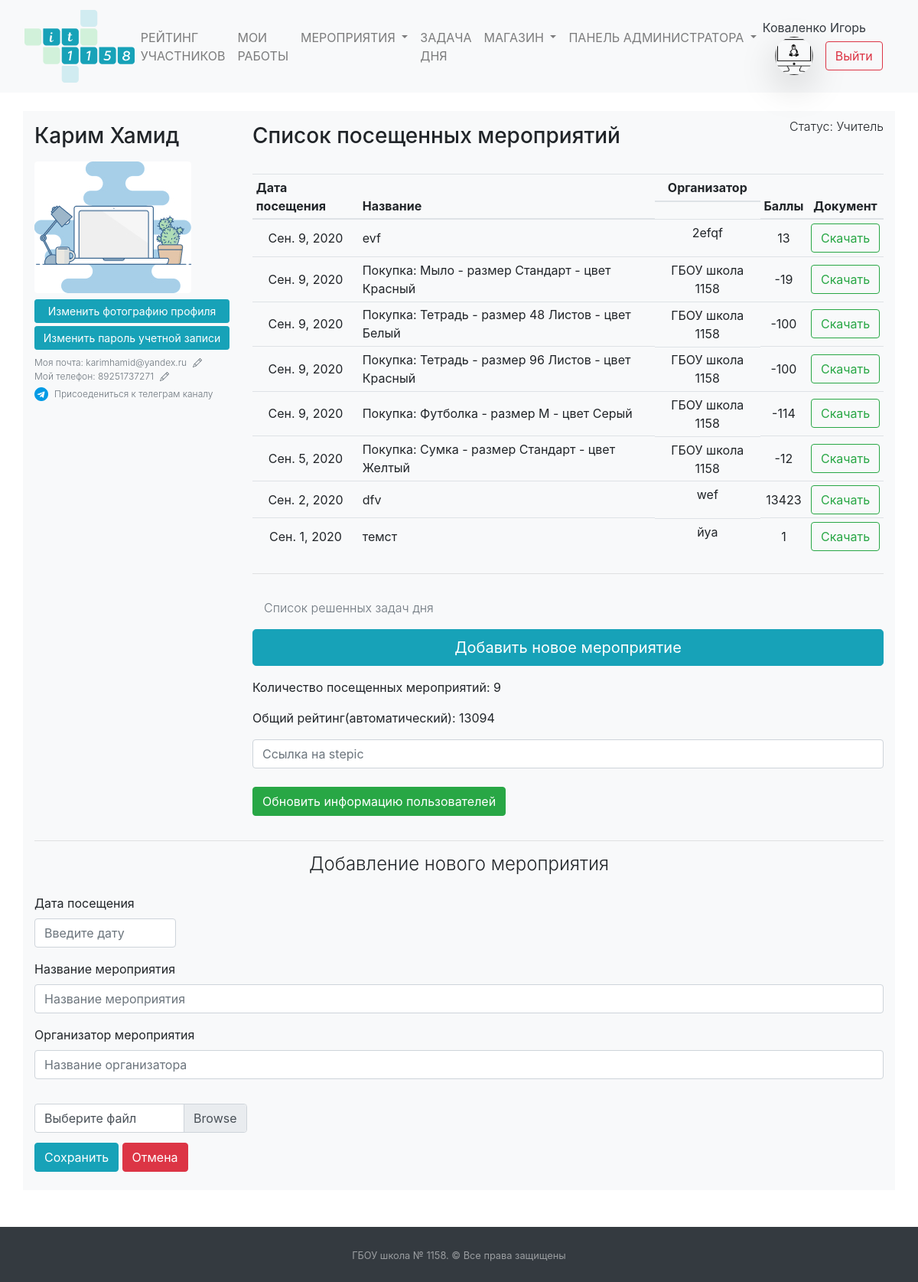
Page /25/add_events (signed in) on the committed database.
### mainapp/models.py (models this page shows, shortened)
class Puples(models.Model):
    STATUS_CHOICES = (
        ('ST10', 'Ученик 10 ИТ-класса'),
        ('ST11', 'Ученик 11 ИТ-класса'),
        ('APP', 'Кандидат в ИТ-класс'),
        ('TEACH', 'Учитель')
    )
    PROGRESS_CHOICES = (
        (0, '0'),
        (25, '25'),
        (50, '50'),
        (75, '75'),
        (100, '100'),
    )
    name = models.CharField("Имя", null=True, max_length=50)
    surname = models.CharField("Фамилия", null=True, max_length=100)
    rate = models.PositiveIntegerField("Рейтинг ученика", default=0)
    image = models.ImageField("Фотография профиля", blank=True, upload_to="puples_photo",
                              default="puples_photo/user-2.png")
    user = models.OneToOneField(User, on_delete=models.CASCADE, null=True, default='',
                                verbose_name="Связь с таблицей пользователей")
    status = models.CharField("Статуc", choices=STATUS_CHOICES, default='ST10', max_length=30)
    applicant_first_result = models.FloatField("Результат первого этапа", blank=True, default=0)
    applicant_progress = models.IntegerField(verbose_name="Прогресс", choices=PROGRESS_CHOICES, default=0, blank=True)
    email = models.EmailField(verbose_name="Email", default="")
    phone = models.CharField(max_length=12, verbose_name="Телефон", default="")
    class Meta:
        verbose_name = "Пользователи"
        verbose_name_plural = "Пользователи"

class Events(models.Model):
    date = models.DateField("Дата посещения")
    name = models.CharField("Название мероприятия", max_length=200)
    organization = models.CharField("Название организации", max_length=300)
    events = models.ForeignKey(Puples, verbose_name="Мероприятия", on_delete=models.SET_NULL, null=True)
    check = models.BooleanField(default=False)
    event_rate = models.IntegerField(default=0)
    verification_file = models.FileField(upload_to="verification_files/", null=True, verbose_name="Файл")
    class Meta:
        verbose_name = "Мероприятия"
        verbose_name_plural = "Мероприятия"

### mainapp/views.py (the view, shortened to what this page needs)
# urls.py: path("<int:pk>/add_events", AddEventView.as_view(), name="add_event"),
class AddEventView(HeaderNotificationsCounter, LoginRequiredMixin, DetailView):
    model = Puples
    pk_url_kwarg = "pk"
    template_name = "add_event/add_event.html"
    login_url = '/login/'
    def get_context_data(self, **kwargs):
        context = super().get_context_data(**kwargs)
        context['events_count'] = Events.objects.filter(events__pk=self.kwargs['pk'], check=True).count()
        context['allevents'] = filter(lambda x: not x.name.startswith("Задача дня"),
                                      Events.objects.filter(events__pk=self.kwargs['pk']).order_by('-date'))
        context['form'] = EventsForm()
        context['alldaytasks'] = filter(lambda x: x.name.startswith("Задача дня"),
                                        Events.objects.filter(events__pk=self.kwargs['pk']).order_by('-date'))
        context['rate_event'] = sum(
            map(lambda x: x.event_rate, Events.objects.filter(events__pk=self.kwargs['pk'], check=True)))
        return context
    def get(self, request, pk):
        if request.user.is_superuser or request.user.puples.pk == pk:
            return super().get(request, pk)
        return HttpResponseForbidden()

### mainapp/forms.py
class EventsForm(forms.ModelForm):
    class Meta:
        model = Events
        fields = ("date", "name", "organization", "verification_file")

### mainapp/addons_python/views_addons_classes.py (called while the page is built)
    def get_context_data(self, *, object_list=None, **kwargs):
        context = super().get_context_data(**kwargs)
        context['events_new'] = Events.objects.filter(check=False).count()
        context['applicants_count'] = Puples.objects.filter(
            status="APP").count()
        return context

### templates/add_event/add_event.html (shortened to what this page needs)
{% extends 'base.html' %}
{% block main %}
{% include 'puple_detail/puples_detail.html'%}
    <hr>
    <h4 class="text-center font-weight-light">Добавление нового мероприятия</h4>
<form class="my-4 pb-4" action="{% url 'add_event' puples.id %}" method="post" enctype="multipart/form-data">
    <div class="form-group">
        <label for="datepicker">Дата посещения</label>
        <input type="text" class="form-control col-xl-2" id="datepicker" placeholder="Введите дату" name="date"
               required>
    </div>
    <div class="form-group">
        <label for="exampleInput">Название мероприятия</label>
        <input type="text" class="form-control" id="exampleInput" placeholder="Название мероприятия" name="name"
               required>
    </div>
    <div class="form-group pb-3">
        <label for="exampleInput1">Организатор мероприятия</label>
        <input type="text" class="form-control" id="exampleInput1" placeholder="Название организатора"
               name="organization" required>
    </div>
    <div class="custom-file col-xl-3 pt-4">
        <label class="custom-file-label" for="customFile">Выберите файл</label>
    </div>
    <div>
        <button type="submit" class="btn btn-info" autofocus>Сохранить</button>
        <a class="btn btn-danger" href="/statistic/pupil/{{ puples.id }}" role="button">Отмена</a>
    </div>
</form>
</div>
{% endblock %}

### templates/base.html (shortened to what this page needs)
<!DOCTYPE html>
<html lang="ru">
{% load static %}
<head>
    <link href="{% static 'css/bootstrap.css' %}" rel="stylesheet" type="text/css">
    <link href="{% static 'css/style.css' %}" rel="stylesheet" type="text/css">
    <link href="{% static 'css/pre.css' %}" rel="stylesheet" type="text/css">
    <link href="{% static 'css/style_daytask.css' %}" rel="stylesheet" type="text/css">
    <link rel="stylesheet" href="//code.jquery.com/ui/1.12.1/themes/base/jquery-ui.css">
    <link rel="stylesheet" href="/resources/demos/style.css">
</head>
<body>
<div class="container-fuild">
    <nav class="navbar navbar-expand-lg navbar-light bg-light">
        <a href="/" class="navbar-brand">
            <img class="img-fluid mx-3"
                 width="150" height="150"
                 src="{% static '/images/logo_it_class.svg' %}"></a>
        <div class="collapse navbar-collapse" id="navbarSupportedContent">
            <ul class="navbar-nav mr-auto">
                {% if user.is_authenticated and user.puples.status != "APP" %}
                    <li class="nav-item">
                        <a class="nav-link{% block detail_active %}{% endblock %}" href="/rate">РЕЙТИНГ УЧАСТНИКОВ</a>
                    </li>
                {% endif %}
                {% if user.is_authenticated and user.puples.status != "APP" %}
                    <li class="nav-item">
                        <a class="nav-link{% block detail_active_works %}{% endblock %}" href="/works">МОИ РАБОТЫ</a>
                    </li>
                {% endif %}
                <li class="nav-item dropdown">
                    <a class="nav-link dropdown-toggle{% block detail_active_hach %}{% endblock %}" href="#"
                       id="navbarDropdown" role="button"
                       data-toggle="dropdown" aria-haspopup="true" aria-expanded="false">
                        МЕРОПРИЯТИЯ
                    </a>
                </li>
                {% if user.is_authenticated and user.puples.status != "APP" %}
                    <li class="nav-item">
                        <a class="nav-link{% block detail_active_task %}{% endblock %}" href="/daytask/">ЗАДАЧА ДНЯ</a>
                    </li>
                    <li class="nav-item dropdown">
                        <a class="nav-link {% block market_active %}{% endblock %} dropdown-toggle" href="#"
                           id="navbarDropdown" role="button"
                           data-toggle="dropdown" aria-haspopup="true" aria-expanded="false">
                            МАГАЗИН
                        </a>
                    </li>
                {% endif %}
                {% if user.is_superuser %}
                    <li class="nav-item dropdown">
                        <a class="nav-link dropdown-toggle" href="#"
                           id="navbarDropdown" role="button"
                           data-toggle="dropdown" aria-haspopup="true" aria-expanded="false">
                            ПАНЕЛЬ АДМИНИСТРАТОРА
                        </a>
                    </li>
                {% endif %}
            </ul>
            <form class="form-inline my-2 my-lg-0">
                {% if user.is_authenticated %}
                    <a class="nav-link text-dark disabled p-0"
                       href="/account/">{{ user.last_name }} {{ user.first_name }}</a>
                    <a href="/account/">
                        <img class="img-fluid mx-3 rounded-circle shadow-lg"
                             style="width: 50px; object-fit: cover; height:50px;"
                             src="{{ user.puples.image.url }}"></a>
                {% endif %}
                {% if user.username == "" %}
                    <a class="nav-link disabled" href="#">Гость</a>
                    <a class="btn btn-outline-success my-2 my-sm-0" href="/login">Войти</a>
                {% else %}
                    <a class="btn btn-outline-danger my-2 my-sm-0" href="/logout">Выйти</a>
                {% endif %}
            </form>
        </div>
    </nav>
    {% block main %}
    {% endblock %}
    <footer id="sticky-footer" class="py-4 bg-dark text-white-50 mt-5">
        <div class="container text-center">
            <small>ГБОУ школа № 1158. &copy; Все права защищены</small>
        </div>
    </footer>
</div>
</body>
</html>

### templates/puple_detail/puples_detail.html (shortened to what this page needs)
{% load crispy_forms_tags %}
{% block main %}
    {% load static %}
    {% if puples.email != "" and puples.phone != "" or user.is_superuser %}
        <div class="container-xl my-4 bg-light">
        <div class="row">
            <div class="col-12 col-xl-3 col-lg-3 col-md-3 col-sm-12">
                <h3 class="my-3">
                    {{ puples.name }} {{ puples.surname }}
                </h3>
                <img src="{{ puples.image.url }}" class="img-fluid rounded">
                <div class="row py-2">
                    <div class="col-12"><a href="/statistic/pupil/{{ puples.pk }}/img-change/"
                                           class="btn btn-block btn-info btn-sm" role="button">
                        {% if puples.image.url != "/media/puples_photo/user-2.png" %}Изменить{% else %}
                            Добавить{% endif %} фотографию
                        профиля</a></div>
                    <div class="col pt-1"><a href="/password-change/" class="btn btn-block btn-info btn-sm"
                                             role="button">Изменить
                        пароль учетной записи</a>
                    </div>
                </div>
                <p class="font-weight-light text-muted mb-0" style="font-size: 12px !important;">
                    Моя почта: <span class="puples_detail_email">{{ puples.email }}</span>
                    <a class="puples_detail_change_email__edit-pencil"
                       style="padding-left: 5px;color: CurrentColor;cursor:pointer;">
                    </a>
                </p>
                <p class="font-weight-light text-muted mb-0" style="font-size: 12px !important;">
                    Мой телефон: <span class="puples_detail_tel">{{ puples.phone }}</span>
                    <a class="puples_detail_change_tel__edit-pencil"
                       style="padding-left: 5px;color: CurrentColor;cursor:pointer;">
                    </a>
                </p>
                <a href="https://t.me/joinchat/AAAAAFJI5PL5wZKFKSr4Fw" class="navbar-brand text-muted font-weight-light"
                   style="font-size: 12px;"><img class="img-fluid mr-2"
                                                 style="width: 18px; height:18px;"
                                                 src="{% static '/images/telegram.png' %}">Присоедениться к
                    телеграм
                    каналу</a>
            </div>
            <div class="col">
                <div class="row">
                    <h3 class="pt-3 col-12 col-lg-8">
                        {% if puples.status != "APP" %}Список посещенных
                            мероприятий{% else %}
                            Вступительные испытания{% endif %}
                    </h3>
                    <p class="font-weight-light text-right mt-2 col">Статус: {{ puples.get_status_display }}</p>
                </div>
                {% if puples.status != "APP" %}
                    <table class="table table-sm text-center my-4">
                        <thead class="thead text-center">
                        <tr>
                            <th class="text-left">Дата посещения</th>
                            <th class="text-left">Название</th>
                            <th class="d-none d-sm-block">Организатор</th>
                            <th>Баллы</th>
                            <th>Документ</th>
                        </tr>
                        </thead>
                        {% for event in allevents %}
                            <tr {% if event.check is False %} class="alert-warning"{% endif %}>
                                <td class="align-middle">{{ event.date }} </td>
                                <td class="text-left align-middle">{{ event.name }}</td>
                                <td class="text-left align-middle text-center d-none d-sm-block">{{ event.organization }}</td>
                                <td class="text-left align-middle text-center">{{ event.event_rate }}</td>
                                <td class="text-center align-middle">
                                    <form method="post" action="{% url 'verification_file_download' %}">
                                        <button type="submit" class="btn btn-outline-success">Скачать</button>
                                    </form>
                                </td>
                            </tr>
                        {% endfor %}
                    </table>
                    <hr>
                    <p class="pt-3 col-12 col-lg-8 font-weight-light text-muted content_toggle_future">
                        {% if puples.status != "APP" %}Список решенных
                            задач дня{% endif %}
                    </p>
                    <a class="btn btn-info btn-lg btn-block btn-rounded" href="add_events" role="button">Добавить новое
                        мероприятие</a>
                    <p class="my-3">Количество посещенных мероприятий: {{ events_count }} </p>
                    <p class="my-3">Общий рейтинг(автоматический): {{ rate_event }}</p>
                    {% if user.is_superuser %}
                        <form method="post">{% csrf_token %}
                            <input type="text" class="form-control" name="update_file_csv" value=""
                                   placeholder="Ссылка на stepic"/>
                            <br>
                            <button class="btn btn-success mb-3">Обновить информацию пользователей</button>
                        </form>
                    {% endif %}
                {% endif %}
            </div>
        </div>
    {% endif %}
{% endblock %}

### rows in the picture
Puples: name "Карим", surname "Хамид", image (picture), email "karimhamid@yandex.ru", phone "89251737271", status "Учитель"
Events: date "Сен. 9, 2020", name "evf", organization "2efqf", event_rate "13"
Events: date "Сен. 9, 2020", name "Покупка: Мыло - размер Стандарт - цвет Красный", organization "ГБОУ школа 1158", event_rate "-19"
Events: date "Сен. 9, 2020", name "Покупка: Тетрадь - размер 48 Листов - цвет Белый", organization "ГБОУ школа 1158", event_rate "-100"
Events: date "Сен. 9, 2020", name "Покупка: Тетрадь - размер 96 Листов - цвет Красный", organization "ГБОУ школа 1158", event_rate "-100"
Events: date "Сен. 9, 2020", name "Покупка: Футболка - размер M - цвет Серый", organization "ГБОУ школа 1158", event_rate "-114"
Events: date "Сен. 5, 2020", name "Покупка: Сумка - размер Стандарт - цвет Желтый", organization "ГБОУ школа 1158", event_rate "-12"
Events: date "Сен. 2, 2020", name "dfv", organization "wef", event_rate "13423"
Events: date "Сен. 1, 2020", name "темст", organization "йуа", event_rate "1"

### other values in the picture
{{ user.last_name }} "Коваленко"
{{ user.first_name }} "Игорь"
{{ events_count }} "9"
{{ rate_event }} "13094"
